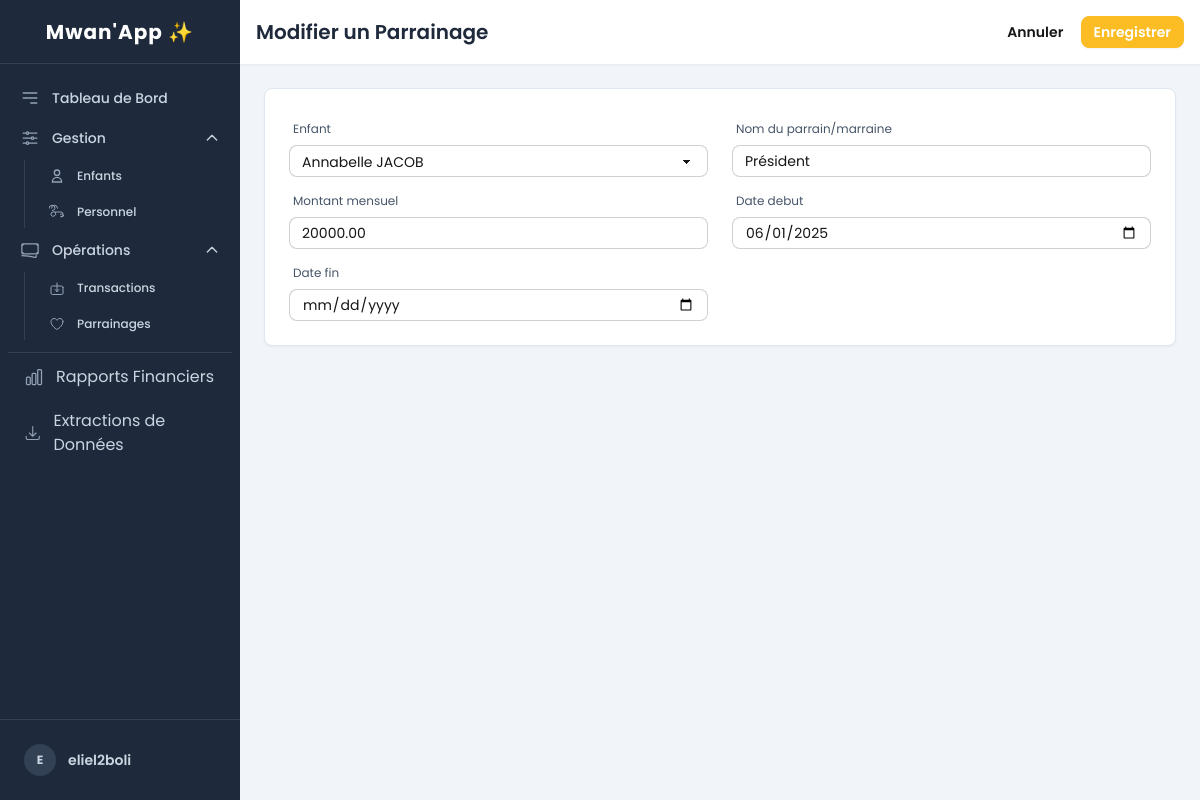
The page /finances/parrainages/1/modifier/ (signed in) on the database its author committed.
### utilisateurs/models.py (models this page shows)
class CustomUser(AbstractUser):
    ROLE_CHOICES = (
        ('Directeur', 'Directeur'),
        ('Comptable', 'Comptable'),
        ('Soignant', 'Soignant'),
        ('Gestionnaire', 'Gestionnaire'),
        ('Bénévole', 'Bénévole'),
        ('Secrétaire', 'Secrétaire'),
        ('RH', 'RH'),
    )
    role = models.CharField(max_length=20, choices=ROLE_CHOICES)
    sites = models.ManyToManyField(
        SiteOrphelinat,
        blank=True,
        verbose_name="Sites autorisés",
        help_text="Les sites auxquels cet utilisateur a accès. Laisser vide pour donner accès à tous les sites (pour les rôles globaux)."
    )
    is_comptable_central = models.BooleanField(
        "Comptable Central",
        default=False,
        help_text="Cochez cette case si l'utilisateur doit avoir accès aux finances de tous les sites."
    )

### gestion_financiere/models.py (models this page shows, shortened)
class Parrainage(models.Model):
    enfant = models.ForeignKey(Enfant, on_delete=models.CASCADE, related_name='parrainages')
    parrain_nom = models.CharField("Nom du parrain/marraine", max_length=200)
    montant_mensuel = models.DecimalField(max_digits=8, decimal_places=2)
    date_debut = models.DateField()
    date_fin = models.DateField(null=True, blank=True, help_text="Laissez vide si le parrainage est toujours actif.")
    is_active = models.BooleanField(default=True)

### gestion_financiere/views.py (the view, shortened to what this page needs)
# urls.py: path('parrainages/<int:pk>/modifier/', ParrainageUpdateView.as_view(), name='parrainage_update'),
class ParrainageUpdateView(LoginRequiredMixin, PermissionRequiredMixin, UpdateView):
    model = Parrainage
    form_class = ParrainageForm
    template_name = 'gestion_financiere/parrainage_form.html'
    permission_required = 'gestion_financiere.change_parrainage'
    success_url = reverse_lazy('gestion_financiere:parrainage_list')
    def get_queryset(self):
        user = self.request.user
        queryset = super().get_queryset()
        is_global_finance = (user.is_superuser or user.is_comptable_central)
        if is_global_finance:
            return queryset
        return queryset.filter(enfant__site__in=user.sites.all())

### gestion_financiere/forms.py
class ParrainageForm(forms.ModelForm):
    class Meta:
        model = Parrainage
        fields = ['enfant', 'parrain_nom', 'montant_mensuel', 'date_debut', 'date_fin']
        widgets = {
            'enfant': forms.Select(attrs={'class': 'select select-bordered select-sm w-full'}),
            'parrain_nom': forms.TextInput(attrs={'class': 'input input-bordered input-sm w-full'}),
            'montant_mensuel': forms.NumberInput(attrs={'class': 'input input-bordered input-sm w-full'}),
            'date_debut': forms.DateInput(attrs={'type': 'date', 'class': 'input input-bordered input-sm w-full'}),
            'date_fin': forms.DateInput(attrs={'type': 'date', 'class': 'input input-bordered input-sm w-full'}),
        }
    def __init__(self, *args, **kwargs):
        super().__init__(*args, **kwargs)
        enfants_parraines_ids = Parrainage.objects.filter(is_active=True).values_list('enfant_id', flat=True)
        if self.instance and self.instance.pk:
            enfants_parraines_ids = [pk for pk in enfants_parraines_ids if pk != self.instance.enfant.pk]
        self.fields['enfant'].queryset = Enfant.objects.filter(is_active=True).exclude(id__in=enfants_parraines_ids)

### enfants_gestion/models.py (called while the page is built)
    def __str__(self):
        return f"{self.prenom} {self.nom}"

### templates/gestion_financiere/parrainage_form.html (shortened to what this page needs)
{% extends 'base.html' %}
{% block page_title %}{% if object %}Modifier un Parrainage{% else %}Nouveau Parrainage{% endif %}{% endblock %}
{% block page_actions %}
    <a href="{% url 'gestion_financiere:parrainage_list' %}" class="btn btn-ghost btn-sm">Annuler</a>
    <button type="submit" form="parrainage-form" class="btn btn-warning btn-sm text-white">Enregistrer</button>
{% endblock %}
{% block content %}
<form method="post" id="parrainage-form" class="bg-white p-6 rounded-lg shadow-sm border border-slate-200">
    <div class="grid grid-cols-1 md:grid-cols-2 gap-x-6 gap-y-2">
        {% for field in form %}
        <div class="form-control w-full">
            <label for="{{ field.id_for_label }}" class="label"><span class="label-text text-slate-600 text-xs">{{ field.label }}</span></label>
            {{ field }}
        </div>
        {% endfor %}
    </div>
</form>
{% endblock %}

### templates/base.html (shortened to what this page needs)
{% load static %}
{% load auth_extras %}
<!DOCTYPE html>
<html lang="fr">
<head>
    <link href="{% static 'css/output.css' %}" rel="stylesheet">
</head>
<body class="bg-slate-100 font-sans antialiased" x-data="{ sidebarOpen: false }" @keydown.escape.window="sidebarOpen = false">
    <div class="flex h-screen bg-slate-100">
        <aside class="w-60 flex-shrink-0 bg-slate-800 text-white flex flex-col fixed inset-y-0 left-0 z-30 transition-transform duration-300 ease-in-out md:relative md:translate-x-0"
               :class="sidebarOpen ? 'translate-x-0' : '-translate-x-full'">
            <div class="h-16 flex items-center justify-center px-4 border-b border-slate-700">
                <h1 class="text-xl font-bold text-white tracking-wider">Mwan'App ✨</h1>
            </div>
            <nav class="flex-1 px-2 py-4 space-y-1">
                <a href="{% url 'dashboard:home' %}" class="group flex items-center px-3 py-2 text-sm font-medium text-slate-300 hover:bg-slate-700 hover:text-white rounded-lg">
                    <svg class="h-5 w-5 mr-3 text-slate-400" xmlns="http://www.w3.org/2000/svg" fill="none" viewBox="0 0 24 24" stroke="currentColor"><path stroke-linecap="round" stroke-linejoin="round" stroke-width="2" d="M4 6h16M4 12h16m-7 6h7"></path></svg>
                    Tableau de Bord
                </a>
                {% if perms.enfants_gestion.view_enfant or perms.gestion_personnel.view_employe %}
                <div x-data="{ open: true }">
                    <button @click="open = !open" class="w-full flex justify-between items-center px-3 py-2 text-sm font-medium text-slate-300 hover:bg-slate-700 hover:text-white rounded-lg group">
                        <span class="flex items-center">
                            Gestion
                        </span>
                        <svg class="h-4 w-4 transform transition-transform" :class="{'rotate-180': open}" xmlns="http://www.w3.org/2000/svg" fill="none" viewBox="0 0 24 24" stroke="currentColor"><path stroke-linecap="round" stroke-linejoin="round" stroke-width="2" d="M19 9l-7 7-7-7" /></svg>
                    </button>
                    <div x-show="open" x-transition class="mt-1 ml-4 pl-3 border-l border-slate-700 space-y-1">
                        {% if perms.enfants_gestion.view_enfant %}
                        <a href="{% url 'enfants_gestion:enfant_list' %}" class="group flex items-center px-3 py-2 text-xs font-medium text-slate-300 hover:bg-slate-700 hover:text-white rounded-lg">
                           <svg class="h-4 w-4 mr-3 text-slate-400" xmlns="http://www.w3.org/2000/svg" fill="none" viewBox="0 0 24 24" stroke="currentColor"><path stroke-linecap="round" stroke-linejoin="round" stroke-width="2" d="M16 7a4 4 0 11-8 0 4 4 0 018 0zM12 14a7 7 0 00-7 7h14a7 7 0 00-7-7z" /></svg>
                            Enfants
                        </a>
                        {% endif %}
                        {% if perms.gestion_personnel.view_employe %}
                        <a href="{% url 'gestion_personnel:employe_list' %}" class="group flex items-center px-3 py-2 text-xs font-medium text-slate-300 hover:bg-slate-700 hover:text-white rounded-lg">
                            Personnel
                        </a>
                        {% endif %}
                    </div>
                </div>
                {% endif %}
                {% if perms.gestion_financiere.view_transaction or perms.gestion_financiere.view_parrainage %}
                <div x-data="{ open: true }">
                    <button @click="open = !open" class="w-full flex justify-between items-center px-3 py-2 text-sm font-medium text-slate-300 hover:bg-slate-700 hover:text-white rounded-lg group">
                        <span class="flex items-center">
                            Opérations
                        </span>
                        <svg class="h-4 w-4 transform transition-transform" :class="{'rotate-180': open}" xmlns="http://www.w3.org/2000/svg" fill="none" viewBox="0 0 24 24" stroke="currentColor"><path stroke-linecap="round" stroke-linejoin="round" stroke-width="2" d="M19 9l-7 7-7-7" /></svg>
                    </button>
                    <div x-show="open" x-transition class="mt-1 ml-4 pl-3 border-l border-slate-700 space-y-1">
                        {% if perms.gestion_financiere.view_transaction %}
                        <a href="{% url 'gestion_financiere:transaction_list' %}" class="group flex items-center px-3 py-2 text-xs font-medium text-slate-300 hover:bg-slate-700 hover:text-white rounded-lg">
                           Transactions
                        </a>
                        {% endif %}
                        {% if perms.gestion_financiere.view_parrainage %}
                        <a href="{% url 'gestion_financiere:parrainage_list' %}" class="group flex items-center px-3 py-2 text-xs font-medium text-slate-300 hover:bg-slate-700 hover:text-white rounded-lg">
                            Parrainages
                        </a>
                        {% endif %}
                    </div>
                </div>
                {% endif %}
                <div class="pt-2"><div class="border-t border-slate-700"></div></div>
                {% if perms.gestion_financiere.view_transaction %}
                <a href="{% url 'gestion_financiere:rapport_financier' %}" class="group flex items-center px-4 py-2 text-slate-300 hover:bg-slate-700 hover:text-white rounded-lg">
                    Rapports Financiers
                </a>
                {% endif %}
                {% if perms.enfants_gestion.view_enfant %}
                <a href="{% url 'enfants_gestion:enfant_export' %}" class="group flex items-center px-4 py-2 text-slate-300 hover:bg-slate-700 hover:text-white rounded-lg">
                    Extractions de Données
                </a>
                {% endif %}
            </nav>
            <div class="relative border-t border-slate-700 p-4" x-data="{ open: false }" x-cloak>
                <button @click="open = !open" class="w-full flex items-center p-2 text-sm text-slate-300 hover:bg-slate-700 rounded-lg text-left group">
                    <span class="flex-shrink-0 w-8 h-8 rounded-full bg-slate-700 flex items-center justify-center"><span class="font-bold text-xs">{{ user.username|first|upper }}</span></span>
                    <span class="ml-3 truncate"><span class="block font-semibold">{{ user.username }}</span></span>
                </button>
            </div>
        </aside>
        <div class="flex-1 flex flex-col overflow-hidden">
            <header class="bg-white shadow-sm p-4 flex justify-between items-center h-16">
                <div>
                    <h2 class="text-xl font-semibold text-slate-800">{% block page_title %}Tableau de bord{% endblock %}</h2>
                </div>
                <div class="ml-auto flex items-center space-x-4">
                    <div class="hidden sm:block">{% block page_actions %}{% endblock %}</div>
                </div>
            </header>
            <main class="flex-1 overflow-y-auto p-6">
                {% block content %}{% endblock %}
            </main>
        </div>
    </div>
</body>
</html>

### rows shown on the page
CustomUser: username|first "E", username "eliel2boli"
Parrainage: form "Annabelle JACOB" "Président" "20000.00" "06/01/2025"

### other values the page prints
{{ field.label }} "Enfant" "Nom du parrain/marraine" "Montant mensuel" "Date debut" "Date fin"
